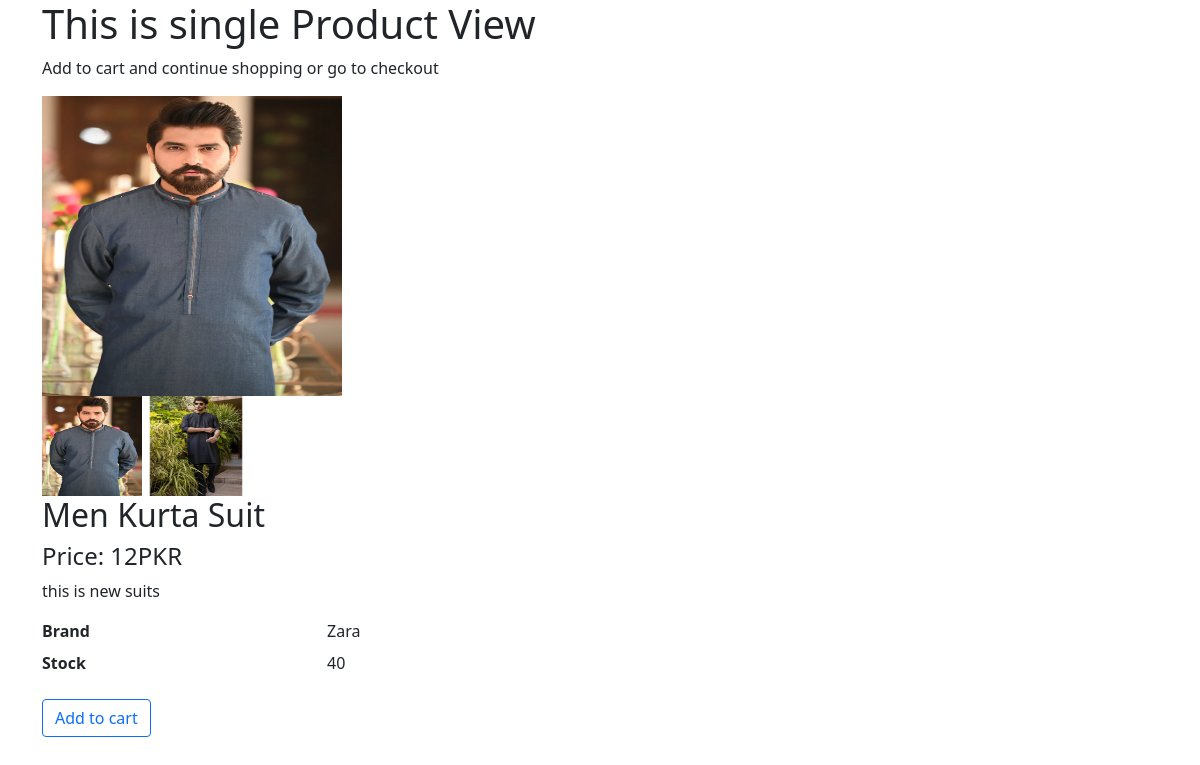
/get_single_product/men-kurta-suit, run on the app's committed database.
### app/models.py (models this page shows, shortened)
class PImage(models.Model):
    Product = models.ForeignKey(Product,on_delete=models.CASCADE)
    Product_Image = models.ImageField(upload_to='Product_Images/')
    def __str__(self):
        return self.Product.Product_Name

class Product(models.Model):
    Product_Name = models.CharField(max_length=40)
    Product_Price = models.CharField(max_length=20)
    Product_Category = models.CharField(max_length=20)
    Product_Description = models.TextField(max_length=50)
    Product_Stock = models.IntegerField(default=0)
    slug = models.SlugField(unique=True, null=True, blank=True)
    Product_Brand = models.ForeignKey(Brand, on_delete=models.CASCADE)

class Brand(models.Model):
    Brand_id = models.AutoField
    Brand_Name = models.CharField(max_length=20)
    Brand_Email = models.EmailField(null=True)
    Brand_Password = models.CharField(max_length=20,null=True)
    Brand_Address = models.TextField(null=True)
    Brand_City = models.CharField(max_length=25,null=True)
    Brand_State = models.CharField(max_length=20,null=True)
    Brand_Zip = models.CharField(max_length=15,null=True)
    Brands_Logo = models.ImageField(upload_to='Brands_Logo/',null=True)
    def __str__(self):
        return self.Brand_Name

### app/views.py (the view)
# urls.py: path('get_single_product/<slug>',views.get_single_product,name='get_single_product')
def get_single_product(request,slug):
    product = Product.objects.get(slug=slug)
    FImage = PImage.objects.filter(Product=product).first
    productsImages = PImage.objects.filter(Product=product)
    print(productsImages)
    context = {'product': product, 'FeaturedImage': FImage, 'images': productsImages}
    return render(request, 'single_product.html', context=context)

### app/templates/single_product.html (shortened to what this page needs)
{% extends 'base.html' %}
{% block main_content %}
    <div class="container-md">
        <h1>This is single Product View</h1>
        <p>Add to cart and continue shopping or go to checkout </p>
    <div class="img-big-wrap">
      <div> <a href="#"><img src="/media/{{FeaturedImage.Product_Image}}" width="300" height="300"></a></div>
    </div>
    <div class="thumbs-wrap">
      {% for image in images %}
      <a href="#" class="item-thumb"> <img src="/media/{{image.Product_Image}}"  width="100" height="100"></a>
      {% endfor %}
     <h2 class="title">{{product.Product_Name}}</h2>
    <h4 class="title">Price: {{product.Product_Price}}PKR</h4>
    <p>{{product.Product_Description}}</p>
    <dl class="row">
      <dt class="col-sm-3">Brand</dt>
      <dd class="col-sm-9">{{product.Product_Brand}}</dd>
      <dt class="col-sm-3">Stock</dt>
      <dd class="col-sm-9">{{product.Product_Stock}}</dd>
    </dl>
    <a href="#" class="btn  btn-outline-primary"> <span class="text">Add to cart</span>   </a>
    </div>
{% endblock main_content %}

### data on the page
PImage: Product_Image (picture)
PImage: Product_Image (picture)
Product: Product_Name "Men Kurta Suit", Product_Price "12", Product_Description "this is new suits", Product_Brand "Zara", Product_Stock "40"
